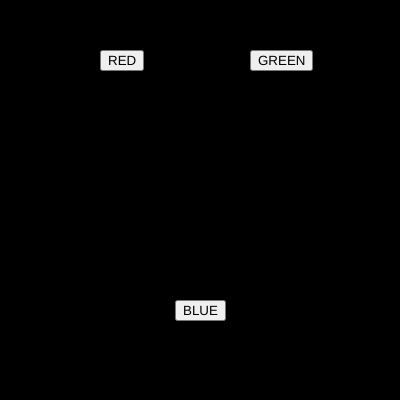
Frame 1 (no input)
Frame 60 (no input): identical to frame 1, image omitted
Frame 120 (the mouse pressed at the canvas centre since frame 60): identical to frame 1, image omitted

The p5.js sketch that drew this single still picture (run headless with seeded random() and noise() and a simulated clock; from frame 60 on, the mouse is pressed at the canvas centre):

// p5.js sketch
// ── sketch.js
var btn_red;
var btn_green;
var btn_blue;

var r = 0;
var g = 0;
var b = 0;

function setup() {
  createCanvas(400, 400);  

  btn_red = createButton("RED");
  btn_red.position(100,50);
  btn_red.mousePressed(red_bg)  

  
  btn_green = createButton("GREEN");
  btn_green.position(250,50);
  btn_green.mousePressed(green_bg)  


  btn_blue = createButton("BLUE");
  btn_blue.position(175,300);
  btn_blue.mousePressed(blue_bg)  

  

  
}

function draw() {
  background(r,g,b);
}

function red_bg(){

  r=245;
  g=0;
  b=0;
  
}

function green_bg(){

  r=0;
  g=240;
  b=0;
  
}

function blue_bg(){

  r=0;
  g=0;
  b=250;
  
}


// ── style.css
html, body {
  margin: 0;
  padding: 0;
}
canvas {
  display: block;
  
